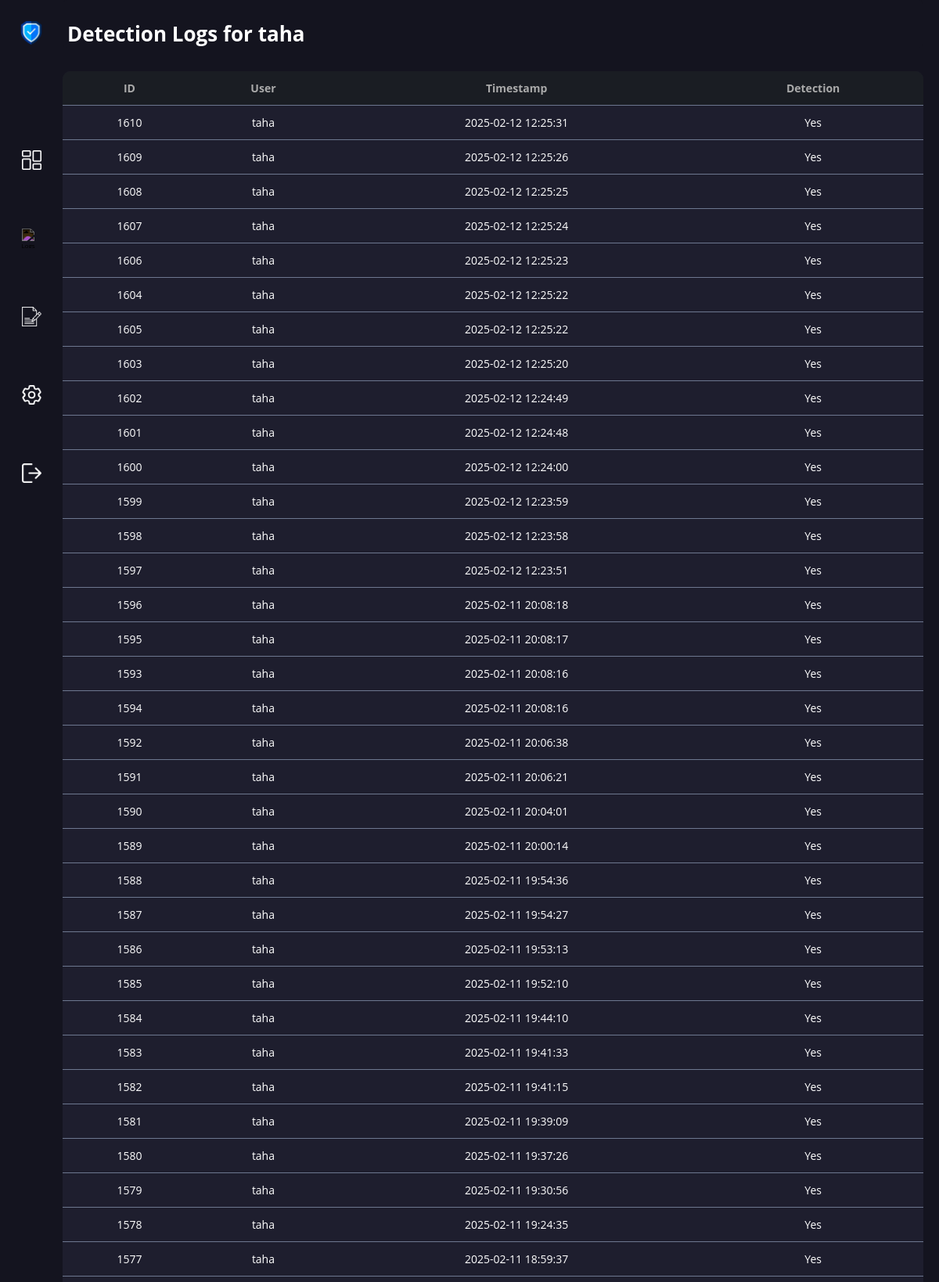
The page /logs (signed in, upper part) on the database its author committed.
### tables this page shows
CREATE TABLE logs (
    id INTEGER PRIMARY KEY AUTOINCREMENT,
    username TEXT NOT NULL,
    timestamp TEXT NOT NULL,
    detection TEXT NOT NULL,
    detection_type TEXT NOT NULL,
    FOREIGN KEY(username) REFERENCES authentication(username)
);

### app.py (the view)
@app.route('/logs')
def view_logs():
    if not session.get('logged_in') or session.get('role') != "user":
        return redirect(url_for('login'))
    username = session['username']
    print(f"Fetching logs for user: {username}")
    conn = get_db_connection()
    c = conn.cursor()
    c.execute("SELECT * FROM logs WHERE username = ? AND detection = 'Yes' ORDER BY timestamp DESC", (username,))
    logs = c.fetchall()
    conn.close()
    print(f"Logs Fetched: {logs}")
    return render_template('logs.html', logs=logs)

### app.py (called while the page is built)
def get_db_connection():
    try:
        conn = sqlite3.connect(db_path, check_same_thread=False)
        conn.row_factory = sqlite3.Row
        return conn
    except sqlite3.Error as e:
        print(f"Database Connection Error: {e}")
        return None

### templates/logs.html (shortened to what this page needs)
<!DOCTYPE html>
<html lang="en">
<head>
    <link rel="stylesheet" href="/static/logs.css">
</head>
<body>
    <div class="container">
        <aside class="sidebar">
            <div class="logo-container">
                <img src="/static/images/sad.png" alt="Logo">
            </div>
            <ul>
                <li><a href="{{ url_for('index') }}"><img src="/static/images/dashboard.png" alt="Dashboard Icon"></a></li>
                <li><a href="{{ url_for('view_logs') }}"><img src="/static/images/logs.png" alt="Logs Icon"></a></li>
                <li><a href="#"><img src="/static/images/report.png" alt="Reports Icon"></a></li>
                <li><a href="#"><img src="/static/images/setting.png" alt="Settings Icon"></a></li>
                <li><a href="{{ url_for('logout') }}"><img src="/static/images/logout.png" alt="Logout Icon"></a></li>
            </ul>
        </aside>
        <main class="main-content">
            <header class="header">
                <h1>Detection Logs for {{ session['username'] }}</h1>
            </header>
            <section>
                <table>
                    <thead>
                        <tr>
                            <th>ID</th>
                            <th>User</th>
                            <th>Timestamp</th>
                            <th>Detection</th>
                        </tr>
                    </thead>
                    <tbody id="detection-logs">
                        {% for log in logs %}
                        <tr>
                            <td>{{ log[0] }}</td>
                            <td>{{ log[1] }}</td>
                            <td>{{ log[2] }}</td>
                            <td>{{ log[3] }}</td>
                        </tr>
                        {% endfor %}
                    </tbody>
                </table>
            </section>
        </main>
    </div>
</body>
</html>

### static/logs.css (style rules this page uses)
body { font-family: Open Sans, sans-serif; margin: 0; padding: 0; background-color: #000000; }
.container { display: flex; flex-direction: row; min-height: 100vh; background-color: #14141F; }
.logo-container { display: flex; align-items: center; margin-bottom: 100px; font-size: 10px; padding-left: 25px; padding-top: 17px; }
.logo-container img { width: 30px; height: 30px; margin-right: 0px; }
.sidebar { background-color: #14141F; color: #549DC5; width: 50px; padding-top: 10px; padding-right: 5px; flex-shrink: 0; }
.sidebar ul { list-style: none; padding: 0; }
.sidebar ul li a { color: white; text-decoration: none; font-size: 8px; display: flex; flex-direction: column; align-items: center; padding: 35px; border-radius: 20px; transition: background 0.1s; margin-right: 5px; }
.sidebar ul li a img { width: 25px; height: 25px; margin-bottom: 5px; margin-left: 10px; filter: invert(100%); transition: filter 0.3s ease-in-out; }
.main-content { flex-grow: 1; padding-left: 25px; padding-right: 20px; }
.header { background-color: #14141F; color: white; padding-left: 6px; padding-top: 8px; border-radius: 5px; margin-bottom: 30px; font-size: 13px; }
table { width: 100%; border-collapse: collapse; background-color: #1E1E2E; border-radius: 10px; overflow: hidden; color: white; font-size: 14px; }
th, td { padding: 12px; text-align: Center; border-bottom: 1px solid #6D778F; }
th { background-color: #1A1D23; color: #AAAAAA; }

### rows shown on the page
logs: id "1610", username "taha", timestamp "2025-02-12 12:25:31", detection "Yes"
logs: id "1609", username "taha", timestamp "2025-02-12 12:25:26", detection "Yes"
logs: id "1608", username "taha", timestamp "2025-02-12 12:25:25", detection "Yes"
logs: id "1607", username "taha", timestamp "2025-02-12 12:25:24", detection "Yes"
logs: id "1606", username "taha", timestamp "2025-02-12 12:25:23", detection "Yes"
logs: id "1604", username "taha", timestamp "2025-02-12 12:25:22", detection "Yes"
logs: id "1605", username "taha", timestamp "2025-02-12 12:25:22", detection "Yes"
logs: id "1603", username "taha", timestamp "2025-02-12 12:25:20", detection "Yes"
logs: id "1602", username "taha", timestamp "2025-02-12 12:24:49", detection "Yes"
logs: id "1601", username "taha", timestamp "2025-02-12 12:24:48", detection "Yes"
logs: id "1600", username "taha", timestamp "2025-02-12 12:24:00", detection "Yes"
logs: id "1599", username "taha", timestamp "2025-02-12 12:23:59", detection "Yes"
logs: id "1598", username "taha", timestamp "2025-02-12 12:23:58", detection "Yes"
logs: id "1597", username "taha", timestamp "2025-02-12 12:23:51", detection "Yes"
logs: id "1596", username "taha", timestamp "2025-02-11 20:08:18", detection "Yes"
logs: id "1595", username "taha", timestamp "2025-02-11 20:08:17", detection "Yes"
logs: id "1593", username "taha", timestamp "2025-02-11 20:08:16", detection "Yes"
logs: id "1594", username "taha", timestamp "2025-02-11 20:08:16", detection "Yes"
logs: id "1592", username "taha", timestamp "2025-02-11 20:06:38", detection "Yes"
logs: id "1591", username "taha", timestamp "2025-02-11 20:06:21", detection "Yes"
logs: id "1590", username "taha", timestamp "2025-02-11 20:04:01", detection "Yes"
logs: id "1589", username "taha", timestamp "2025-02-11 20:00:14", detection "Yes"
logs: id "1588", username "taha", timestamp "2025-02-11 19:54:36", detection "Yes"
logs: id "1587", username "taha", timestamp "2025-02-11 19:54:27", detection "Yes"
logs: id "1586", username "taha", timestamp "2025-02-11 19:53:13", detection "Yes"
logs: id "1585", username "taha", timestamp "2025-02-11 19:52:10", detection "Yes"
logs: id "1584", username "taha", timestamp "2025-02-11 19:44:10", detection "Yes"
logs: id "1583", username "taha", timestamp "2025-02-11 19:41:33", detection "Yes"
logs: id "1582", username "taha", timestamp "2025-02-11 19:41:15", detection "Yes"
logs: id "1581", username "taha", timestamp "2025-02-11 19:39:09", detection "Yes"
logs: id "1580", username "taha", timestamp "2025-02-11 19:37:26", detection "Yes"
logs: id "1579", username "taha", timestamp "2025-02-11 19:30:56", detection "Yes"
logs: id "1578", username "taha", timestamp "2025-02-11 19:24:35", detection "Yes"
logs: id "1577", username "taha", timestamp "2025-02-11 18:59:37", detection "Yes"

### other values the page prints
{{ session['username'] }} "taha"
